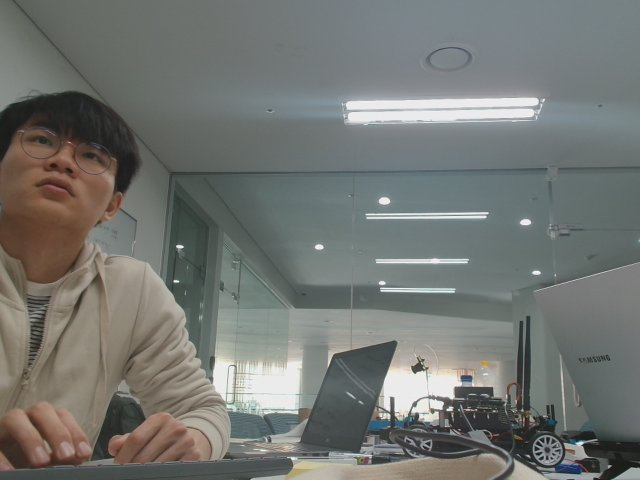
#> input picture nvcamtest_20688_s00_00000.jpg, 640 x 480 px, given in place of x-raw, format=(string)BGR ! appsink drop=1, which was not available
$ python testcam.py
#> lines starting #> are read from the running program, lines starting #| are printed output that depends on the picture; after the words box and inside, x2 and y2 are one past the last pixel; in counts of white or black regions, pixels touching at a corner belong together; pictures that were not available may be replaced by others from this repository, and a replacement may not be noted
# List attached devices
#$ v4l2-ctl --list-devices

import cv2
import numpy as numpy

def gstreamer_pipeline(
    sensor_id=0,
    capture_width=1920,
    capture_height=1080,
    display_width=960,
    display_height=540,
    framerate=30,
    flip_method=0,
):
    return (
        "nvarguscamerasrc sensor-id=%d ! "
        "video/x-raw(memory:NVMM), width=(int)%d, height=(int)%d, framerate=(fraction)%d/1 ! "
        "nvvidconv  flip-method=%d ! "
        "video/x-raw, width=(int)%d, height=(int)%d, format=(string)BGRx ! "
        "videoconvert ! "
        "video/x-raw, format=(string)BGR ! appsink drop=1"
         % (
            sensor_id,
            capture_width,
            capture_height,
            framerate,
            flip_method,
            display_width,
            display_height,
        )
    )

def main():
    window_title = "JS CSI Camera"

     # To flip the image, modify the flip_method parameter (0 and 2 are the most common)
    print(gstreamer_pipeline(flip_method=0))
    video_capture = cv2.VideoCapture(gstreamer_pipeline(flip_method=0), cv2.CAP_GSTREAMER)
    if video_capture.isOpened():
        try:
            window_handle = cv2.namedWindow(window_title, cv2.WINDOW_AUTOSIZE)
            while True:
                ret_val, frame = video_capture.read()
#> frame is the input picture: shape (480, 640, 3); mean B, G, R 114, 117.6, 115
                # Check to see if the user closed the window
                # Under GTK+ (Jetson Default), WND_PROP_VISIBLE does not work correctly. Under Qt it does
                # GTK - Substitute WND_PROP_AUTOSIZE to detect if window has been closed by user
                if cv2.getWindowProperty(window_title, cv2.WND_PROP_AUTOSIZE) >= 0:
                    cv2.imshow(window_title, frame)

                    #import crop image
                    crop_img = frame[250:1920, 0:1080] #cut half
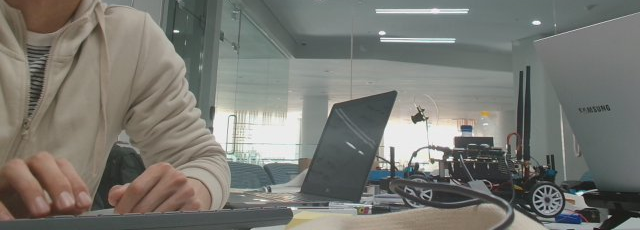
#> crop_img: shape (230, 640, 3); mean B, G, R 113.8, 120, 120

                    #change color
                    gray = cv2.cvtColor(crop_img, cv2.COLOR_BGR2GRAY)
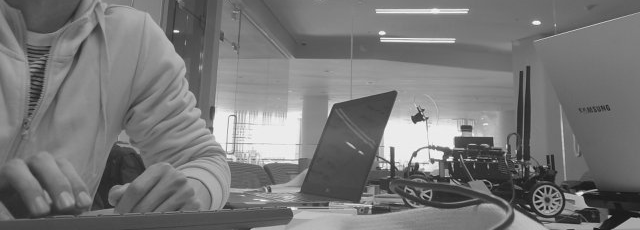
#> gray: shape (230, 640); min 16, max 252, mean 119.3

                    #blur effect
                    blur = cv2.GaussianBlur(gray, (5,5), 0)
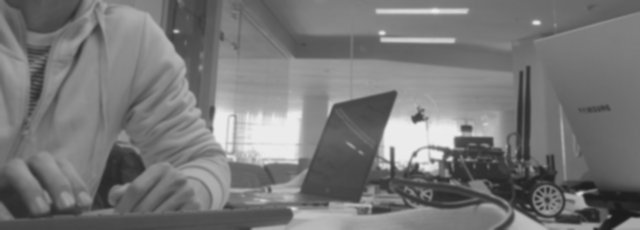
#> blur: shape (230, 640); min 28, max 236, mean 119.3
                    cv2.imshow('copy+gray+blur', blur)

                    #change value for better contrast
                    ret, thresh1 = cv2.threshold(blur, 150, 255, cv2.THRESH_BINARY_INV)
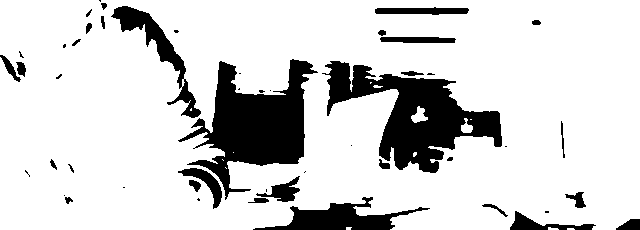
#> thresh1: shape (230, 640); 83.2% white; 49 black regions (20 under 20 px), largest, box (x1, y1, x2, y2) and area: (322, 61, 502, 173) 8221, (178, 59, 318, 200) 8143, (253, 197, 430, 230) 2317
                    #cv2.imshow('thresh1', thresh1)

                    mask = cv2.erode(thresh1, None, iterations=2)
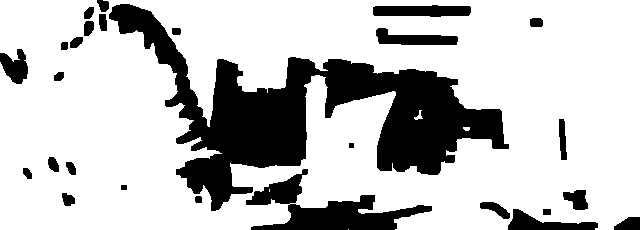
#> mask: shape (230, 640); 76.3% white; 27 black regions, largest, box (x1, y1, x2, y2) and area: (109, 4, 509, 211) 24893, (246, 169, 432, 230) 4120, (373, 5, 471, 17) 989
                    mask = cv2.dilate(mask, None, iterations=2)
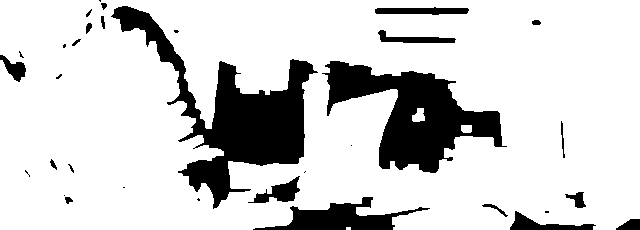
#> mask: shape (230, 640); 82.3% white; 33 black regions (13 under 20 px)
                    cv2.imshow('mask', mask)

                    contours, hierachy = cv2.findContours(mask.copy(), 1, cv2.CHAIN_APPROX_NONE)
#> contours = 36 contours, 14 with area under 20; largest, box (x1, y1, x2, y2) and area: (0, 0, 640, 230) 142683, (110, 5, 319, 210) 11864, (321, 60, 508, 174) 9518, (247, 175, 301, 204) 667, (374, 6, 470, 16) 662

                    if len(contours) >0:
                        c = max(contours, key=cv2.contourArea)
#> c = contour of 1984 points, box (x1, y1, x2, y2) (0, 0, 640, 230), area 142683
                        M = cv2.moments(c)
#> M = moments, m00 142683, centre m10/m00, m01/m00 = (318.5, 112.2)

                        cx = int(M['m10']/M['m00'])
#> cx = 318
                        cy = int(M['m01']/M['m00'])
#> cy = 112

                        # cv2.line(crop_img, (cx,0), (cx, 1080), (255,0,0),1)
                        # cv2.line(crop_img, (0,cy), (1920, cy), (255,0,0),1)
                        # cv2.drawContours(crop_img, contours,-1, (0,255,0), 1)

                        print(cx) #left:150~500 // right:500~850
#| 318

                        if cx >= 150 and cx <=400:
                            print("Turn Left!")
                        elif cx >= 600 and cx <=850:
                            print("Turn Right")
                        else:
                            print("go")


                else:
                    break
                keyCode = cv2.waitKey(10) & 0xFF
#> (key q is pressed here)
                # Stop the program on the ESC key or 'q'
                if keyCode == 27 or keyCode == ord('q'):
                    break
        finally:
            video_capture.release()
            cv2.destroyAllWindows()
    else:
        print("Error: Unable to open camera")

if __name__ == '__main__' :
    main()

$ run again, on nvcamtest_20688_s00_00001.jpg
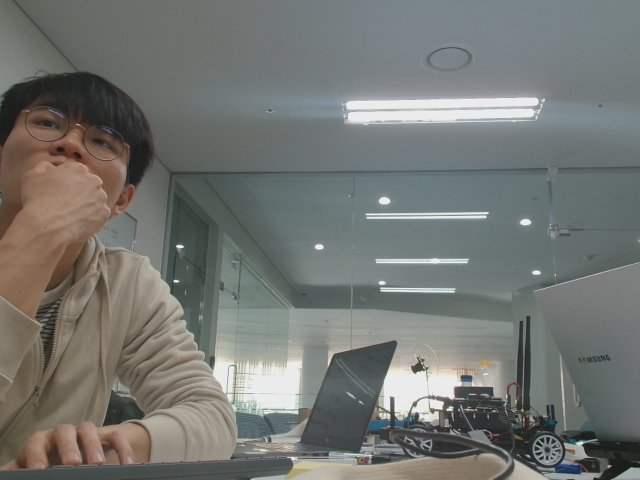
#> input picture nvcamtest_20688_s00_00001.jpg, 640 x 480 px, given in place of x-raw, format=(string)BGR ! appsink drop=1, which was not available
#> in main, frame is the input picture: shape (480, 640, 3); mean B, G, R 114, 117.9, 115.8
#> in main, `ret, thresh1 = cv2.threshold(blur, 150, 255, cv2.THRESH_BINARY_INV)`:
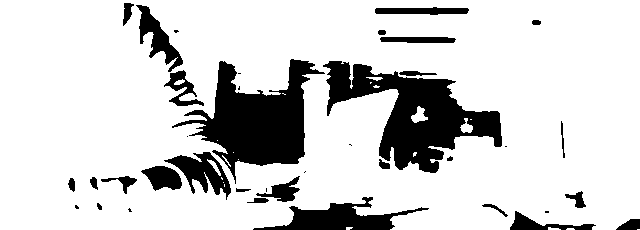
#> thresh1: shape (230, 640); 82.6% white; 38 black regions (11 under 20 px), largest, box (x1, y1, x2, y2) and area: (323, 61, 502, 173) 8360, (172, 59, 325, 184) 7851, (253, 197, 429, 230) 2322
#> in main, `mask = cv2.dilate(mask, None, iterations=2)`:
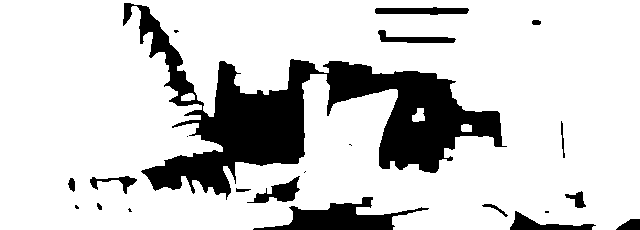
#> mask: shape (230, 640); 81.6% white; 22 black regions (7 under 20 px)
#> contours = 25 contours, 9 with area under 20; largest, box (x1, y1, x2, y2) and area: (0, 0, 640, 230) 143036, (122, 2, 508, 201) 22770, (246, 175, 301, 204) 668, (374, 6, 470, 16) 666, (377, 29, 457, 44) 548
#> c = contour of 1911 points, box (x1, y1, x2, y2) (0, 0, 640, 230), area 143036
#> M = moments, m00 143035.5, centre m10/m00, m01/m00 = (317.7, 112.1)
#> cx = 317
#> cy = 112
#| 317
